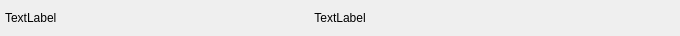
<?xml version="1.0" encoding="UTF-8"?>
<ui version="4.0">
 <class>FrameWidget</class>
 <widget class="QWidget" name="FrameWidget">
  <property name="geometry">
   <rect>
    <x>0</x>
    <y>0</y>
    <width>680</width>
    <height>36</height>
   </rect>
  </property>
  <property name="minimumSize">
   <size>
    <width>0</width>
    <height>36</height>
   </size>
  </property>
  <property name="maximumSize">
   <size>
    <width>16777215</width>
    <height>36</height>
   </size>
  </property>
  <property name="windowTitle">
   <string>Form</string>
  </property>
  <property name="styleSheet">
   <string notr="true">

QPushButton { 
   border:0px;
   background-color:transparent;
}

QPushButton:hover {
   background-color: #FFD983;
}

QPushButton#closeButton {
   background-image:  url(:/Main/close);
}

QPushButton#alwaysPinButton {
   background-image:  url(:/Main/always-pin);
}

QPushButton#onlyPlayPinButton {
   background-image:  url(:/Main/onlyPlay-pin);
}

QPushButton#neverPinButton {
   background-image:  url(:/Main/never-pin);
}

QPushButton#fullscreenButton {
   background-image:  url(:/Main/fullscreen);
}

QPushButton#maximizeButton {
   background-image:  url(:/Main/maximize);
}

QPushButton#restoreButton {
   background-image: url(:/Main/restore);
}

QPushButton#minimizeButton {
   background-image: url(:/Main/minimize);
}

QPushButton#settingsButton {
    background-image:url(:/Main/settings);
}</string>
  </property>
  <layout class="QHBoxLayout" name="horizontalLayout">
   <property name="spacing">
    <number>0</number>
   </property>
   <property name="leftMargin">
    <number>5</number>
   </property>
   <property name="topMargin">
    <number>0</number>
   </property>
   <property name="rightMargin">
    <number>5</number>
   </property>
   <property name="bottomMargin">
    <number>0</number>
   </property>
   <item>
    <widget class="QLabel" name="logoLabel">
     <property name="minimumSize">
      <size>
       <width>180</width>
       <height>0</height>
      </size>
     </property>
     <property name="maximumSize">
      <size>
       <width>180</width>
       <height>16777215</height>
      </size>
     </property>
     <property name="text">
      <string>TextLabel</string>
     </property>
    </widget>
   </item>
   <item alignment="Qt::AlignHCenter">
    <widget class="QLabel" name="fileNameLabel">
     <property name="minimumSize">
      <size>
       <width>150</width>
       <height>0</height>
      </size>
     </property>
     <property name="maximumSize">
      <size>
       <width>150</width>
       <height>16777215</height>
      </size>
     </property>
     <property name="text">
      <string>TextLabel</string>
     </property>
     <property name="alignment">
      <set>Qt::AlignCenter</set>
     </property>
    </widget>
   </item>
   <item>
    <widget class="QWidget" name="buttonWidget" native="true">
     <property name="minimumSize">
      <size>
       <width>180</width>
       <height>36</height>
      </size>
     </property>
     <property name="maximumSize">
      <size>
       <width>180</width>
       <height>36</height>
      </size>
     </property>
     <layout class="QHBoxLayout" name="horizontalLayout_2">
      <property name="spacing">
       <number>0</number>
      </property>
      <property name="leftMargin">
       <number>0</number>
      </property>
      <property name="topMargin">
       <number>0</number>
      </property>
      <property name="rightMargin">
       <number>0</number>
      </property>
      <property name="bottomMargin">
       <number>0</number>
      </property>
      <item>
       <widget class="QPushButton" name="settingsButton">
        <property name="minimumSize">
         <size>
          <width>24</width>
          <height>24</height>
         </size>
        </property>
        <property name="maximumSize">
         <size>
          <width>24</width>
          <height>24</height>
         </size>
        </property>
        <property name="text">
         <string/>
        </property>
       </widget>
      </item>
      <item>
       <widget class="QPushButton" name="neverPinButton">
        <property name="minimumSize">
         <size>
          <width>24</width>
          <height>24</height>
         </size>
        </property>
        <property name="maximumSize">
         <size>
          <width>24</width>
          <height>24</height>
         </size>
        </property>
        <property name="text">
         <string/>
        </property>
       </widget>
      </item>
      <item>
       <widget class="QPushButton" name="onlyPlayPinButton">
        <property name="maximumSize">
         <size>
          <width>24</width>
          <height>24</height>
         </size>
        </property>
        <property name="text">
         <string/>
        </property>
       </widget>
      </item>
      <item>
       <widget class="QPushButton" name="alwaysPinButton">
        <property name="minimumSize">
         <size>
          <width>24</width>
          <height>24</height>
         </size>
        </property>
        <property name="maximumSize">
         <size>
          <width>24</width>
          <height>24</height>
         </size>
        </property>
        <property name="text">
         <string/>
        </property>
       </widget>
      </item>
      <item>
       <widget class="QPushButton" name="fullscreenButton">
        <property name="minimumSize">
         <size>
          <width>24</width>
          <height>24</height>
         </size>
        </property>
        <property name="maximumSize">
         <size>
          <width>24</width>
          <height>24</height>
         </size>
        </property>
        <property name="text">
         <string/>
        </property>
       </widget>
      </item>
      <item>
       <widget class="QPushButton" name="minimizeButton">
        <property name="minimumSize">
         <size>
          <width>24</width>
          <height>24</height>
         </size>
        </property>
        <property name="maximumSize">
         <size>
          <width>24</width>
          <height>24</height>
         </size>
        </property>
        <property name="text">
         <string/>
        </property>
       </widget>
      </item>
      <item>
       <widget class="QPushButton" name="maximizeButton">
        <property name="minimumSize">
         <size>
          <width>24</width>
          <height>24</height>
         </size>
        </property>
        <property name="maximumSize">
         <size>
          <width>24</width>
          <height>24</height>
         </size>
        </property>
        <property name="text">
         <string/>
        </property>
       </widget>
      </item>
      <item>
       <widget class="QPushButton" name="restoreButton">
        <property name="minimumSize">
         <size>
          <width>24</width>
          <height>24</height>
         </size>
        </property>
        <property name="maximumSize">
         <size>
          <width>24</width>
          <height>24</height>
         </size>
        </property>
        <property name="text">
         <string/>
        </property>
       </widget>
      </item>
      <item>
       <widget class="QPushButton" name="closeButton">
        <property name="minimumSize">
         <size>
          <width>24</width>
          <height>24</height>
         </size>
        </property>
        <property name="maximumSize">
         <size>
          <width>24</width>
          <height>24</height>
         </size>
        </property>
        <property name="text">
         <string/>
        </property>
       </widget>
      </item>
     </layout>
    </widget>
   </item>
  </layout>
 </widget>
 <resources>
  <include location="../AdoraPlayer.qrc"/>
 </resources>
 <connections/>
</ui>
